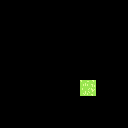

This game map was drawn from its Tiled (.tmx) file and the tilesets committed beside it. A one-line description and the full map source follow:
An orthogonal 8x8 tile map with 16x16 px tiles, 2 tile layers (input_ground, output_ground), 1 hidden layer not drawn.

<map version="1.9" tiledversion="1.9.0" orientation="orthogonal" renderorder="right-down" width="8" height="8" tilewidth="16" tileheight="16" infinite="0" nextlayerid="4" nextobjectid="1">
 <tileset firstgid="1" source="TilesetPacks/Forest.tsx" />
 <layer id="3" name="regions" width="8" height="8" visible="0">
  <data encoding="csv">
0,0,0,0,0,0,0,0,
0,0,0,0,0,0,0,0,
0,0,0,17,0,0,0,0,
0,0,0,0,0,0,0,0,
0,0,0,0,0,0,0,0,
0,0,0,0,0,0,0,0,
0,0,0,0,0,0,0,0,
0,0,0,0,0,0,0,0
</data>
 </layer>
 <layer id="1" name="input_ground" width="8" height="8">
  <data encoding="csv">
0,0,0,0,0,0,0,0,
0,0,0,0,0,0,0,0,
0,0,0,0,0,0,0,0,
0,0,0,0,0,0,0,0,
0,0,0,0,0,0,0,0,
0,0,0,0,0,16,0,0,
0,0,0,0,0,0,0,0,
0,0,0,0,0,0,0,0
</data>
 </layer>
 <layer id="2" name="output_ground" width="8" height="8">
  <data encoding="csv">
0,0,0,0,0,0,0,0,
0,0,0,0,0,0,0,0,
0,0,0,0,0,0,0,0,
0,0,0,0,0,0,0,0,
0,0,0,0,0,0,0,0,
0,0,0,0,0,17,0,0,
0,0,0,0,0,0,0,0,
0,0,0,0,0,0,0,0
</data>
 </layer>
</map>
